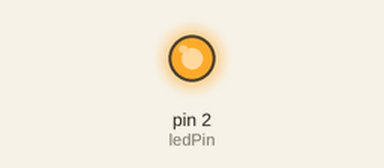
The sketch below on a simulated Arduino Uno, built with avr-gcc and run on an emulated ATmega328P. On the bench: output pins drawn as LEDs (lit = HIGH).

Above: at 0.2 s.
At 3.7 s:
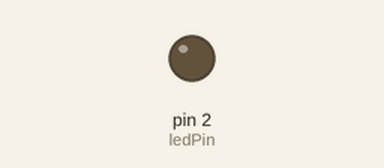
Timing chart, 0 to 6.5 s (numbered marks = the images above):
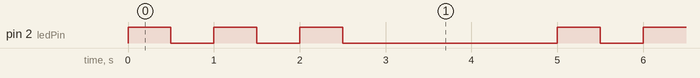

The sketch:

Led_Blink_Pattern.ino
```cpp
const int ledPin = 2; // Numărul pinului pentru LED

void setup() {
  pinMode(ledPin, OUTPUT); // Setează pinul LED ca ieșire
}

void loop() {
  // Model de clipire
  for (int i = 0; i < 3; i++) {
    digitalWrite(ledPin, HIGH); // Aprinde LED-ul
    delay(500); // Așteaptă 0.5 secunde
    digitalWrite(ledPin, LOW); // Stinge LED-ul
    delay(500); // Așteaptă 0.5 secunde
  }

  delay(2000); // Așteaptă 2 secunde înainte de următorul model
}
```

Measured:
- by itself, pin 2 (ledPin): repeats every 5.0 s: 2 × (LOW 0.50 s, HIGH 0.50 s), LOW 2.5 s, HIGH 0.50 s
- by itself, everything shown: repeats every 5.0 s, in 6 steps
